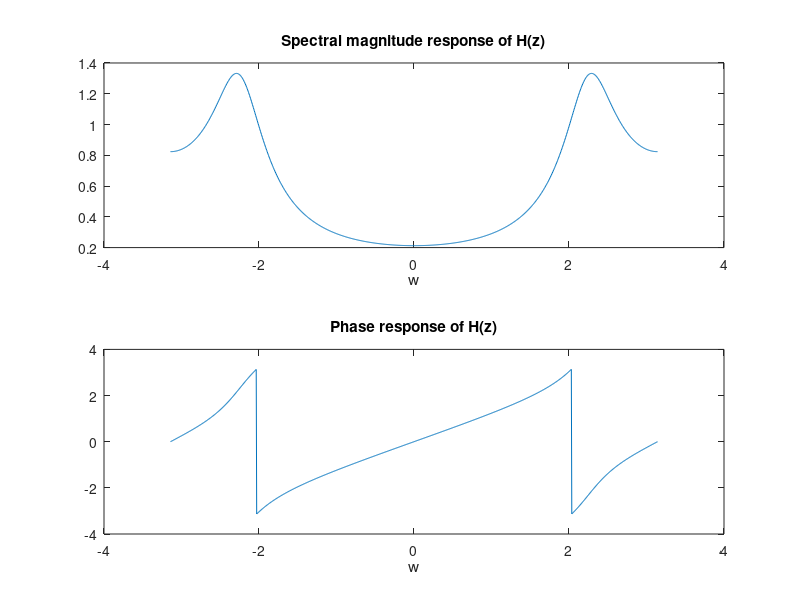
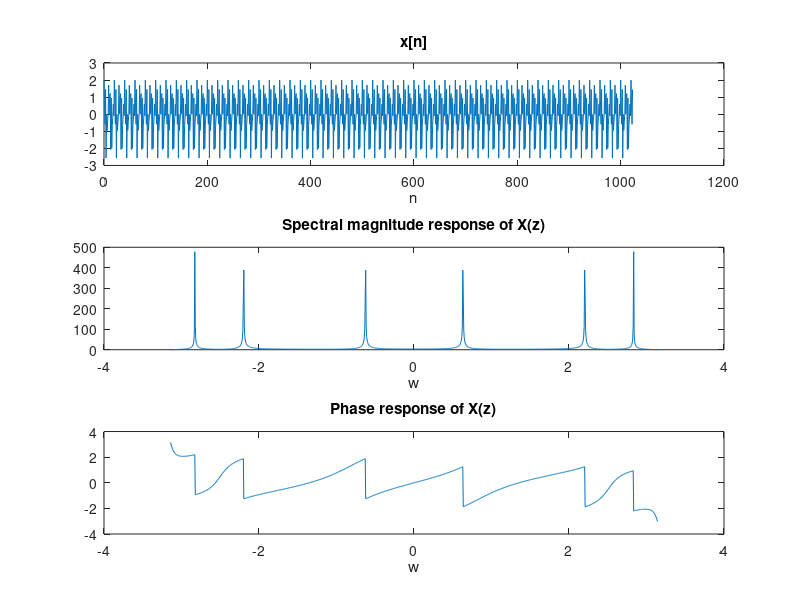
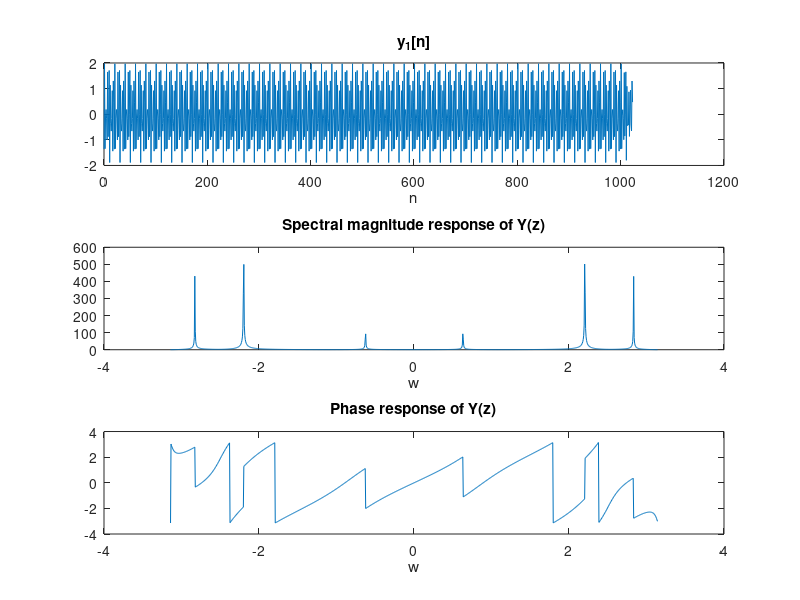
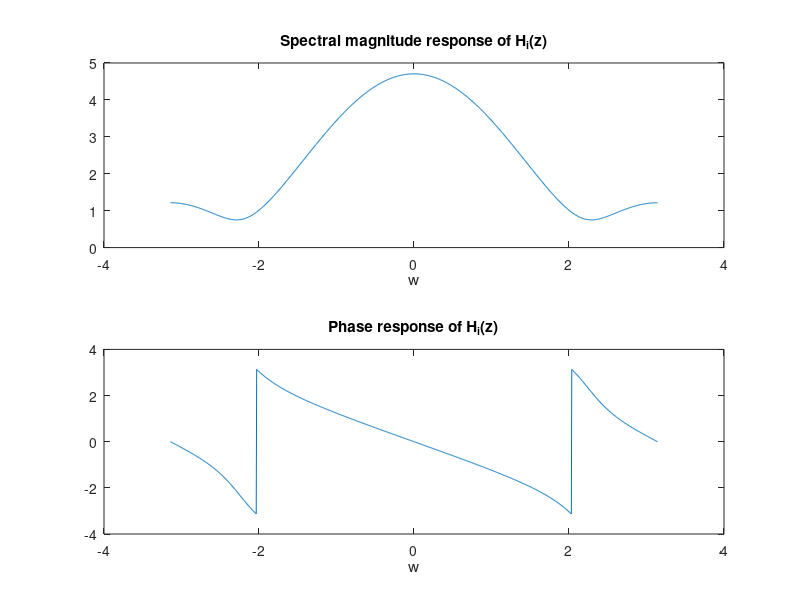

MATLAB code for these plots, in order:
clc
clear;
close all;
%%%%%%%%%%%% 1-1 %%%%%%%%%%%%

w=-pi:(2*pi/1023):pi; % w축을 -pi:pi로 나타내며, 1-2에서 1024 points를 사용
z=exp(1i*w);
Hn=1; % 분자
Hd=(1-1.4*exp(-1i*5*pi/7)*z.^(-1)).*(1-1.4*exp(1i*5*pi/7)*z.^(-1)); % 분모
H_z=Hn./Hd; % H_z [-pi:pi]
H_mag=abs(H_z); % magnitude response [-pi:pi]
H_phz=angle(H_z); % phase response [-pi:pi]

figure
subplot(2,1,1)
plot(w,H_mag) % spectral magnitude response
title('Spectral magnitude response of H(z)')
xlabel('w')
subplot(2,1,2)
plot(w,H_phz) % phase response
title('Phase response of H(z)') 
xlabel('w')

%%%%%%%%%%%% 1-2 %%%%%%%%%%%%

n=0:1023; % 1024 points
x_n=sin(9*pi*n/10)+cos(7*pi*n/10)+cos(pi*n/5); % x_n

X_z=fftshift(fft(x_n)); % fft를 한 뒤 pi만큼 이동 [-pi:pi]
X_mag=abs(X_z); % magnitude response [-pi:pi]
X_phz=angle(X_z); % phase response [-pi:pi]

figure
subplot(3,1,1)
plot(n,x_n) % 시간 축에서 x_n 그리기
title('x[n]')
xlabel('n')
subplot(3,1,2)
plot(w,X_mag) % spectral magnitude response
title('Spectral magnitude response of X(z)')
xlabel('w')
subplot(3,1,3)
plot(w,X_phz) % phase response
title('Phase response of X(z)')
xlabel('w')

%%%%%%%%%%%% 1-3 %%%%%%%%%%%%

Y_z=X_z.*H_z; % [-pi:pi]
y_n=ifft(fftshift(Y_z));
Y_mag=abs(Y_z); % magnitude response [-pi:pi]
Y_phz=angle(Y_z); % phase response [-pi:pi]

figure
subplot(3,1,1)
plot(n,y_n) % 시간 축에서 y_n 그리기
title('y_1[n]')
xlabel('n')
subplot(3,1,2)
plot(w,Y_mag) % spectral magnitude response
title('Spectral magnitude response of Y(z)')
xlabel('w')
subplot(3,1,3)
plot(w,Y_phz) % phase response
title('Phase response of Y(z)')
xlabel('w')

%%%%%%%%%%%% 1-4 %%%%%%%%%%%%

Hi_z=1./H_z; % [-pi:pi]
Hi_mag=abs(Hi_z); % [-pi:pi]
Hi_phz=angle(Hi_z); % [-pi:pi]

figure
subplot(2,1,1)
plot(w,Hi_mag) % spectral magnitude response
title('Spectral magnitude response of H_i(z)')
xlabel('w')
subplot(2,1,2)
plot(w,Hi_phz) % phase response
title('Phase response of H_i(z)') 
xlabel('w')

%%%%%%%%%%%% 1-5 %%%%%%%%%%%%

X2_z=Y_z.*Hi_z; % X'(z)=Y(z)Hi(z) [-pi:pi]
x2_n=ifft(fftshift(X2_z));
X2_mag=abs(X2_z); % [-pi:pi]
X2_phz=angle(X2_z); % [-pi:pi]

figure
subplot(3,2,1)
plot(n,x_n) % 시간 축에서 x_n 그리기
title('x[n]')
xlabel('n')
subplot(3,2,3)
plot(w,X_mag) % spectral magnitude response
title('Spectral magnitude response of X(z)')
xlabel('w')
subplot(3,2,5)
plot(w,X_phz) % phase response
title('Phase response of X(z)')
xlabel('w')
subplot(3,2,2)
plot(n,x2_n) % 시간 축에서 x'_n 그리기
title('x''[n]')
xlabel('n')
subplot(3,2,4)
plot(w,X2_mag) % spectral magnitude response
title('Spectral magnitude response of X''(z)')
xlabel('w')
subplot(3,2,6)
plot(w,X2_phz) % phase response
title('Phase response of X''(z)')
xlabel('w')

%%%%%%%%%%%% 1-6 %%%%%%%%%%%%

a1=1.4*exp(-1i*5*pi/7); % pole 1 which is out of the unit circle
a1_conj=conj(a1); % a1*
a2=1.4*exp(1i*5*pi/7); % pole 2 which is out of the unit circle
a2_conj=conj(a2); % a2*

Hap_z=((z.^(-1)-a1_conj).*(z.^(-1)-a2_conj))./((1-a1*z.^(-1)).*(1-a2*z.^(-1)));
% poles are at a1, a2 and zeros are at 1/(a1*), 1/(a2*)
Hmin_z=H_z./Hap_z; % H_min(z)=H(z)/H_ap(z)

Hap_mag=abs(Hap_z); % spectral magnitude response [-pi:pi]
Hap_phz=angle(Hap_z); % phase response [-pi:pi]
Hmin_mag=abs(Hmin_z); % spectral magnitude response [-pi:pi]
Hmin_phz=angle(Hmin_z); % phase response [-pi:pi]

figure
subplot(2,2,1)
plot(w,Hap_mag) % spectral magnitude response
title('Spectral magnitude response of H_a_p(z)')
xlabel('w')
subplot(2,2,3)
plot(w,Hap_phz) % phase response
title('Phase response of H_a_p(z)') 
xlabel('w')

subplot(2,2,2)
plot(w,Hmin_mag) % spectral magnitude response
title('Spectral magnitude response of H_m_i_n(z)')
xlabel('w')
subplot(2,2,4)
plot(w,Hmin_phz) % phase response
title('Phase response of H_m_i_n(z)') 
xlabel('w')

%%%%%%%%%%%% 1-7 %%%%%%%%%%%%

Y2_z=X_z.*Hmin_z; % Y_2(z)=X(z)*H_min(z) [-pi:pi]
y2_n=ifft(fftshift(Y2_z));
Y2_mag=abs(Y2_z); % [-pi:pi]
Y2_phz=angle(Y2_z); % [-pi:pi]

figure
subplot(3,1,1)
plot(n,y2_n) % 시간 축에서 y2_n 그리기
title('y_2[n]')
xlabel('n')
subplot(3,1,2)
plot(w,Y2_mag) % spectral magnitude response
title('Spectral magnitude response of Y_2(z)')
xlabel('w')
subplot(3,1,3)
plot(w,Y2_phz) % phase response
title('Phase response of Y_2(z)')
xlabel('w')